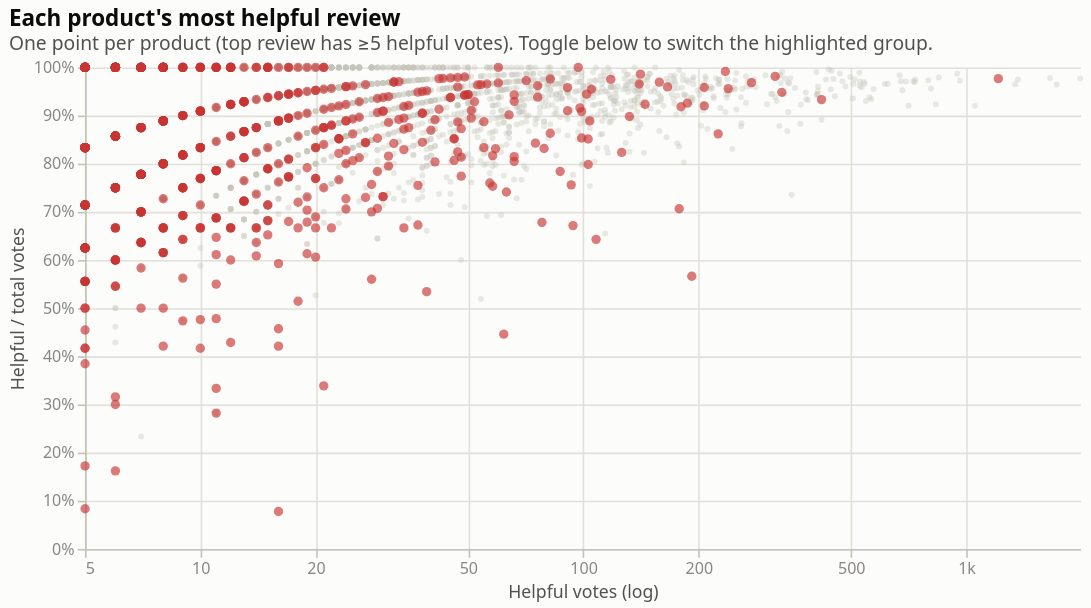

Notebook code cell kept with this figure:
### Markdown cell above
## 9. most_helpful_reviews — emphasis scatter with a highlight toggle

Per-review grain survives here (4,315 points, under the cap). The first cut
colored all five star levels with a diverging scale, but no fixed coloring can
serve both questions this chart answers — "where are the critical reviews?"
and "where are the positive ones?". So the emphasis side is a *parameter*: a
radio control (rendered below the chart) switches which group is highlighted.
The two layers' filters and the highlight color are Vega expressions that
reference the `highlight` param, so toggling re-filters client-side with no
recompute. 3★ reviews stay in the gray context in both modes.

### Code cell
# a variable param bound to a radio widget; name= matters, the Vega
# expressions below refer to it as a signal
highlight = alt.param(
    name="highlight",
    value="critical",
    bind=alt.binding_radio(
        options=["critical", "positive"],
        labels=["1-2★ (critical)", "4-5★ (positive)"],
        name="Highlight: ",
    ),
)

HIT = (
    "(highlight === 'critical' && datum.overall <= 2) || "
    "(highlight === 'positive' && datum.overall >= 4)"
)

helpful_base = alt.Chart(results["most_helpful_reviews"]).encode(
    x=alt.X(
        "helpful_votes:Q",
        # nice=False keeps the domain at the data extent (5 to ~2,000) instead
        # of rounding out to full powers of ten
        scale=alt.Scale(type="log", nice=False),
        title="Helpful votes (log)",
        axis=alt.Axis(values=[5, 10, 20, 50, 100, 200, 500, 1000, 2000], format="~s"),
    ),
    y=alt.Y(
        "vote_ratio:Q",
        scale=alt.Scale(domain=[0, 1]),
        title="Helpful / total votes",
        axis=alt.Axis(format="%"),
    ),
    tooltip=[
        alt.Tooltip("title:N", title="Product"),
        alt.Tooltip("reviewer_name:N", title="Reviewer"),
        alt.Tooltip("overall:Q", title="Stars"),
        alt.Tooltip("helpful_votes:Q", title="Helpful votes", format=","),
        alt.Tooltip("total_votes:Q", title="Total votes", format=","),
        alt.Tooltip("vote_ratio:Q", title="Ratio", format=".0%"),
    ],
)

helpful_context = helpful_base.transform_filter(f"!({HIT})").mark_circle(
    size=14, opacity=0.35, color=DEEMPHASIS
).add_params(highlight)

# layered second = always drawn on top; color flips with the toggle so each
# group keeps its diverging-pole hue (red = critical, blue = positive)
helpful_hot = helpful_base.transform_filter(HIT).mark_circle(
    size=34,
    opacity=0.65,
    color=alt.expr(
        f"highlight === 'critical' ? '{DIVERGING_5[0]}' : '{DIVERGING_5[-1]}'"
    ),
)

(helpful_context + helpful_hot).properties(
    width=620,
    height=300,
    title=alt.Title(
        "Each product's most helpful review",
        subtitle="One point per product (top review has ≥5 helpful votes). Toggle below to switch the highlighted group.",
    ),
)

### Figure 1 — Vega-Lite specification as saved in the notebook (floating-point values rounded to 4 significant figures; data arrays with more than 128 entries replaced by an {"elided": "..."} marker saying what was removed)
{"config": {"background": "#fcfcfb", "font": "system-ui, -apple-system, \"Segoe UI\", sans-serif", "view": {"stroke": null}, "axis": {"labelColor": "#898781", "titleColor": "#52514e", "gridColor": "#e1e0d9", "domainColor": "#c3c2b7", "tickColor": "#c3c2b7", "titleFontWeight": "normal"}, "legend": {"labelColor": "#52514e", "titleColor": "#52514e"}, "title": {"color": "#0b0b0b", "fontSize": 14, "fontWeight": "bold", "anchor": "start", "subtitleColor": "#52514e", "subtitleFontSize": 12}}, "layer": [{"mark": {"type": "circle", "color": "#c3c2b7", "opacity": 0.35, "size": 14}, "encoding": {"tooltip": [{"field": "title", "title": "Product", "type": "nominal"}, {"field": "reviewer_name", "title": "Reviewer", "type": "nominal"}, {"field": "overall", "title": "Stars", "type": "quantitative"}, {"field": "helpful_votes", "format": ",", "title": "Helpful votes", "type": "quantitative"}, {"field": "total_votes", "format": ",", "title": "Total votes", "type": "quantitative"}, {"field": "vote_ratio", "format": ".0%", "title": "Ratio", "type": "quantitative"}], "x": {"axis": {"format": "~s", "values": [5, 10, 20, 50, 100, 200, 500, 1000, 2000]}, "field": "helpful_votes", "scale": {"nice": false, "type": "log"}, "title": "Helpful votes (log)", "type": "quantitative"}, "y": {"axis": {"format": "%"}, "field": "vote_ratio", "scale": {"domain": [0, 1]}, "title": "Helpful / total votes", "type": "quantitative"}}, "transform": [{"filter": "!((highlight === 'critical' && datum.overall <= 2) || (highlight === 'positive' && datum.overall >= 4))"}]}, {"mark": {"type": "circle", "color": {"expr": "highlight === 'critical' ? '#c73433' : '#1c5cab'"}, "opacity": 0.65, "size": 34}, "encoding": {"tooltip": [{"field": "title", "title": "Product", "type": "nominal"}, {"field": "reviewer_name", "title": "Reviewer", "type": "nominal"}, {"field": "overall", "title": "Stars", "type": "quantitative"}, {"field": "helpful_votes", "format": ",", "title": "Helpful votes", "type": "quantitative"}, {"field": "total_votes", "format": ",", "title": "Total votes", "type": "quantitative"}, {"field": "vote_ratio", "format": ".0%", "title": "Ratio", "type": "quantitative"}], "x": {"axis": {"format": "~s", "values": [5, 10, 20, 50, 100, 200, 500, 1000, 2000]}, "field": "helpful_votes", "scale": {"nice": false, "type": "log"}, "title": "Helpful votes (log)", "type": "quantitative"}, "y": {"axis": {"format": "%"}, "field": "vote_ratio", "scale": {"domain": [0, 1]}, "title": "Helpful / total votes", "type": "quantitative"}}, "transform": [{"filter": "(highlight === 'critical' && datum.overall <= 2) || (highlight === 'positive' && datum.overall >= 4)"}]}], "data": {"name": "data-22fd18b813e1094d2310fad26f3265c7"}, "height": 300, "params": [{"name": "highlight", "bind": {"input": "radio", "options": ["critical", "positive"], "labels": ["1-2★ (critical)", "4-5★ (positive)"], "name": "Highlight: "}, "value": "critical"}], "title": {"text": "Each product's most helpful review", "subtitle": "One point per product (top review has ≥5 helpful votes). Toggle below to switch the highlighted group."}, "width": 620, "$schema": "https://vega.github.io/schema/vega-lite/v6.4.1.json", "datasets": {"data-22fd18b813e1094d2310fad26f3265c7": {"elided": "4315 records"}}}
